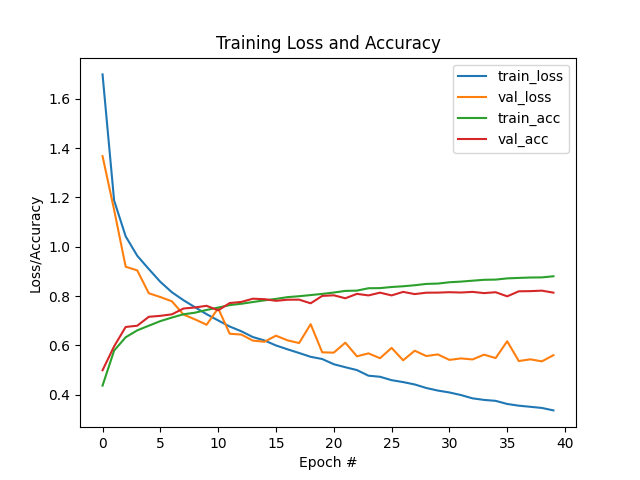

This figure's Python source:
import sys, pathlib

# Append the parent directory of ch07 to sys.path once
project_root = pathlib.Path(__file__).resolve().parents[1]
sys.path.append(str(project_root))

import matplotlib
matplotlib.use("Agg")

from sklearn.preprocessing import LabelBinarizer
from sklearn.metrics import classification_report
from pyimagesearch.nn.conv import MiniVGGNet
from keras import optimizers
from keras import datasets

import matplotlib.pyplot as plt
import numpy as np
import argparse

# construct the argument parser and parse the argument
ap = argparse.ArgumentParser()
ap.add_argument("-o", "--output", required=True,
                help="Path to the output loss/accuracy plot")
ap.add_argument("-e", "--epochs", type=int, default=10,
                help="Number of training epochs (default: 10)")
args = vars(ap.parse_args())

# grab the mnist data set.
print("[INFO] accessing CIFAR-10 ...")
((trainX, trainY), (testX, testY)) = datasets.cifar10.load_data()

# scale data to range [0, 1]
trainX = trainX.astype("float32") / 255.0
testX  = testX.astype("float32") / 255.0

# convert labes from integers to vectors
lb = LabelBinarizer()
trainY = lb.fit_transform(trainY)
testY = lb.fit_transform(testY) 

# initialize the label names for the CIFAR-10 datasets
labelNames = ["airplane", "automobile", "bird", "cat", "deer", 
    "dog", "frog", "horse", "ship", "truck"]

# initialize the optimizer and model
print("[INFO] compiling model ...")
opt = optimizers.SGD(learning_rate=0.01)
model = MiniVGGNet.build(width=32, height=32, depth=3, classes=10)
model.compile(loss="categorical_crossentropy", optimizer=opt, 
    metrics=["accuracy"])

# get the number of epochs
epochs = args["epochs"]

# train the network
print(f"[INFO] training network for {epochs} epochs ...")
H = model.fit(trainX, trainY, validation_data=(testX, testY), 
    batch_size=32, epochs=epochs, verbose=1)

print("[INFO] evaluating network ...")
predictions = model.predict(testX, batch_size=32)
print(classification_report(testY.argmax(axis=1), 
    predictions.argmax(axis=1), 
    target_names=labelNames))


# plot the training loss and accuracy

plt.figure()
plt.plot(np.arange(0, epochs), H.history["loss"], label="train_loss")
plt.plot(np.arange(0, epochs), H.history["val_loss"], label="val_loss")
plt.plot(np.arange(0, epochs), H.history["accuracy"], label="train_acc")
plt.plot(np.arange(0, epochs), H.history["val_accuracy"], label="val_acc")
plt.title("Training Loss and Accuracy")
plt.xlabel("Epoch #")
plt.ylabel("Loss/Accuracy")
plt.legend()
plt.savefig(args["output"])
